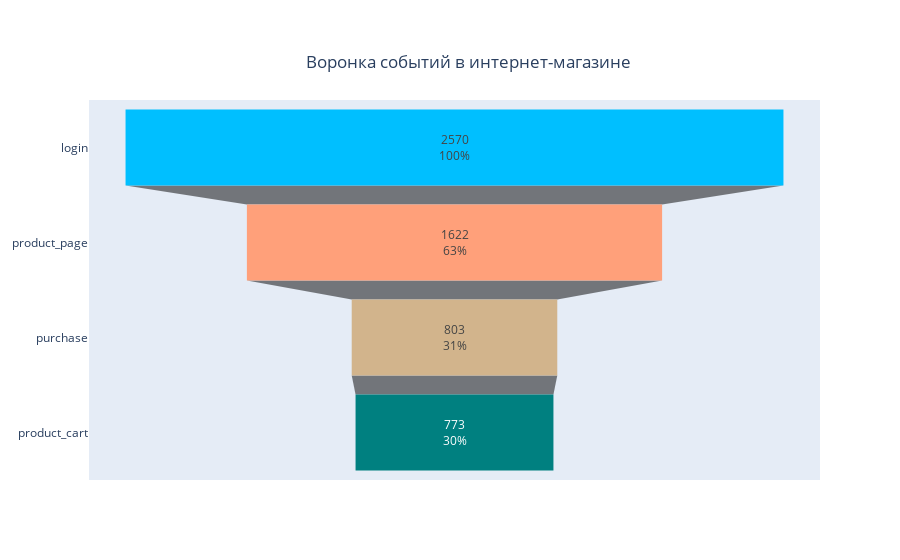

The notebook cell saved with this chart:
### Markdown cell above
Методом `go.Funnel()` из библиотеки `plotly` построим интерактивный график воронки событий.

Наведя указатель мыши на каждый шаг воронки, мы увидим подробную информацию:
1. Сколько % на этом шаге составляет число пользователей от первого шага (`of initial`); 
2. Сколько % составляет число пользователей от предыдущего шага (`of previous`).

### Code cell
fig = go.Figure(go.Funnel(
    y = event_user['event_name'].to_list(),
    x = event_user['user_id'].to_list(),
    textposition = "inside",
    textinfo = "value+percent initial",
    hoverinfo='x+y+percent initial+percent previous',
    marker = {"color": ["deepskyblue", "lightsalmon", "tan", "teal", "silver"]}
    ))

fig.update_layout(
    title={
        'text': "Воронка событий в интернет-магазине",
        'y':0.9,
        'x':0.52,
        'xanchor': 'center',
        'yanchor': 'top'}
)

fig.show()

### Figure 1 — Plotly figure (JSON) as saved in the notebook; plotly's stock layout.template omitted (floating-point values rounded to 4 significant figures)
{"data": [{"hoverinfo": "x+y+percent initial+percent previous", "marker": {"color": ["deepskyblue", "lightsalmon", "tan", "teal", "silver"]}, "textinfo": "value+percent initial", "textposition": "inside", "type": "funnel", "x": [2570, 1622, 803, 773], "y": ["login", "product_page", "purchase", "product_cart"]}], "layout": {"title": {"text": "Воронка событий в интернет-магазине", "x": 0.52, "xanchor": "center", "y": 0.9, "yanchor": "top"}}}
